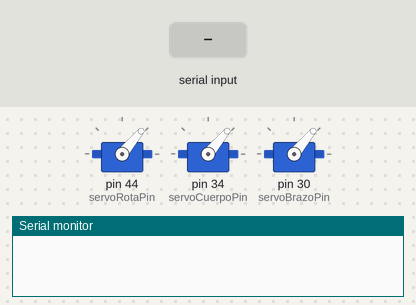
Simulated run of this sketch. Board: Arduino Mega 2560, built with avr-gcc and run on an emulated ATmega2560. Shown: 3 × servo, the last lines printed to the serial monitor. The test bench sets the inputs (shaded band).

Above: at 1.2 s.
1.3 s: "90,45,200p" received over Serial
At 2.5 s:
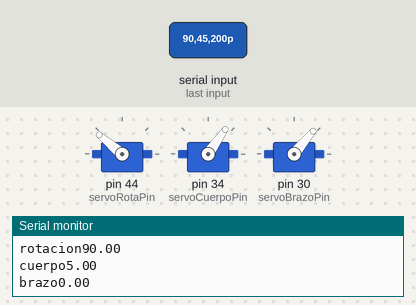
2.8 s: "90,45p" received over Serial
At 3.7 s:
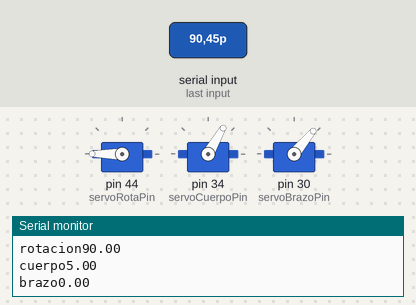
4.3 s: "30,150,10p" received over Serial
At 5.0 s:
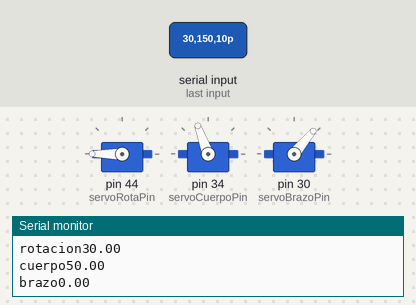
5.8 s: "30,150p" received over Serial
At 7.0 s:
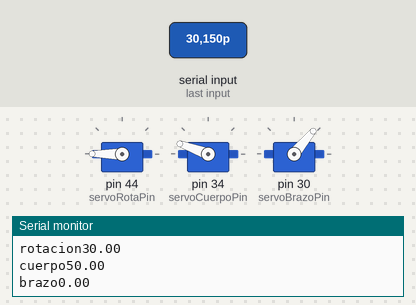
7.3 s: "30,150,10p" received over Serial
At 8.5 s:
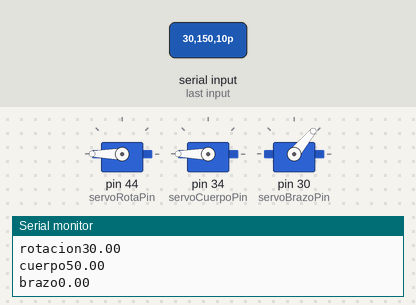
Timing chart, 0 to 9.8 s (numbered marks = the images above; inputs shaded):
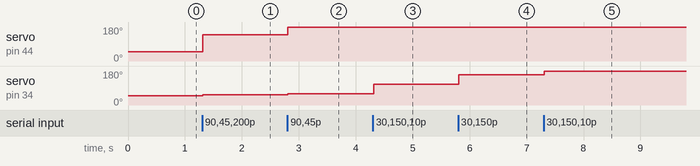

Measured:
- after the input at 1.3 s, servo on pin 44 (servoRotaPin): 50° → 140° at once; servo on pin 34 (servoCuerpoPin): 50° → 55° at once
- after the input at 2.8 s, servo on pin 44 (servoRotaPin): 140° → 180° at once; servo on pin 34 (servoCuerpoPin): 55° → 60° at once
- after the input at 4.3 s, servo on pin 34 (servoCuerpoPin): 60° → 110° at once
- after the input at 5.8 s, servo on pin 34 (servoCuerpoPin): 110° → 160° at once
- after the input at 7.3 s, servo on pin 34 (servoCuerpoPin): 160° → 180° at once

The sketch:

manipulador_odometria.ino
```cpp
#include <Servo.h>

#define PI 3.1415926535897932384626433832795

// Condiciones del manipulador (longitudes)
float distancia1 = 102.4;
float distancia2 = 138.6;
float distancia3 = 155;


int servoRotaPin = 44;
int servoCuerpoPin = 34;
int servoBrazoPin = 30;
int pos = 50 ;

Servo servoRota;
Servo servoCuerpo;
Servo servoBrazo;

float theta1 = 0;
float theta2 = 0;
float theta3 = 0;

float x = 0;
float y = 0;
float z = 0;

void setup() {
   Serial.begin(9600);

   servoRota.attach(servoRotaPin);
   servoRota.write(pos);

   servoCuerpo.attach(servoCuerpoPin);
   servoCuerpo.write(pos);

   servoBrazo.attach(servoBrazoPin);
   servoBrazo.write(pos);
}

void loop() {
  if (Serial.available()) {

  String input_str = Serial.readStringUntil('p');
 //   Serial.print(input_str);
//   int rotacion = Serial.parseInt();
//   int cuerpo = Serial.parseInt();
//   int brazo = Serial.parseInt();

    Serial.println(input_str);

    String ros2_rotacion = input_str.substring(0,2);
    float rotacion = ros2_rotacion.toFloat();
    Serial.print("rotacion");
    Serial.println(rotacion);

    String ros2_cuerpo = input_str.substring(4,6);
    float cuerpo = ros2_cuerpo.toFloat();
    Serial.print("cuerpo");
    Serial.println(cuerpo);


    String ros2_brazo = input_str.substring(8,10);
    float brazo = ros2_brazo.toFloat();
    Serial.print("brazo");
    Serial.println(brazo);


    // Servo de rotación
    int girar = constrain(rotacion, -90, 90); //Limita el movimiento
    int nuevaPos = servoRota.read() + girar; //Posicion nueva
    nuevaPos = constrain(nuevaPos, 0, 180);
    servoRota.write(nuevaPos);

    // Servo de cuerpo
    int girarCuerpo = constrain(cuerpo, -90, 90); //Limita el movimiento
    int nuevaPosCuerpo = servoCuerpo.read() + girarCuerpo; //Posicion nueva
    nuevaPosCuerpo = constrain(nuevaPosCuerpo, 0, 180);
    servoCuerpo.write(nuevaPosCuerpo);

    // Servo de brazo
    int girarBrazo = constrain(brazo, -90, 90); //Limita el movimiento
    int nuevaPosBrazo = servoBrazo.read() + girarBrazo; //Posicion nueva
    nuevaPosBrazo = constrain(nuevaPosBrazo, 0, 180);
    servoBrazo.write(nuevaPosBrazo);


  }

// Cinematica directa

  theta1 = servoRota.read() ; // Ángulo de rotación del servo 1
  theta2 = servoCuerpo.read(); // Ángulo de rotación del servo 2
  theta3 = servoBrazo.read(); // Ángulo de rotación del servo 3

  x = distancia1*cos(theta2)*cos(theta1) + distancia2*cos(theta2 + theta3)*cos(theta1);
  y = distancia1*cos(theta2)*sin(theta1) + distancia2*cos(theta2 + theta3)*sin(theta1);
  z = distancia3 + distancia1*sin(theta2) + distancia2*sin(theta2 + theta3);

  String mensaje = String(x) + ',' + String(y) + ',' + String(z) ;
  //Serial.print(mensaje);

//  Serial.print("Coordenadas: (");
//  Serial.print(x);
//  Serial.print(", ");
//  Serial.print(y);
//  Serial.print(", ");
//  Serial.print(z);
//  Serial.println(")");
//  delay(50);
}
```
